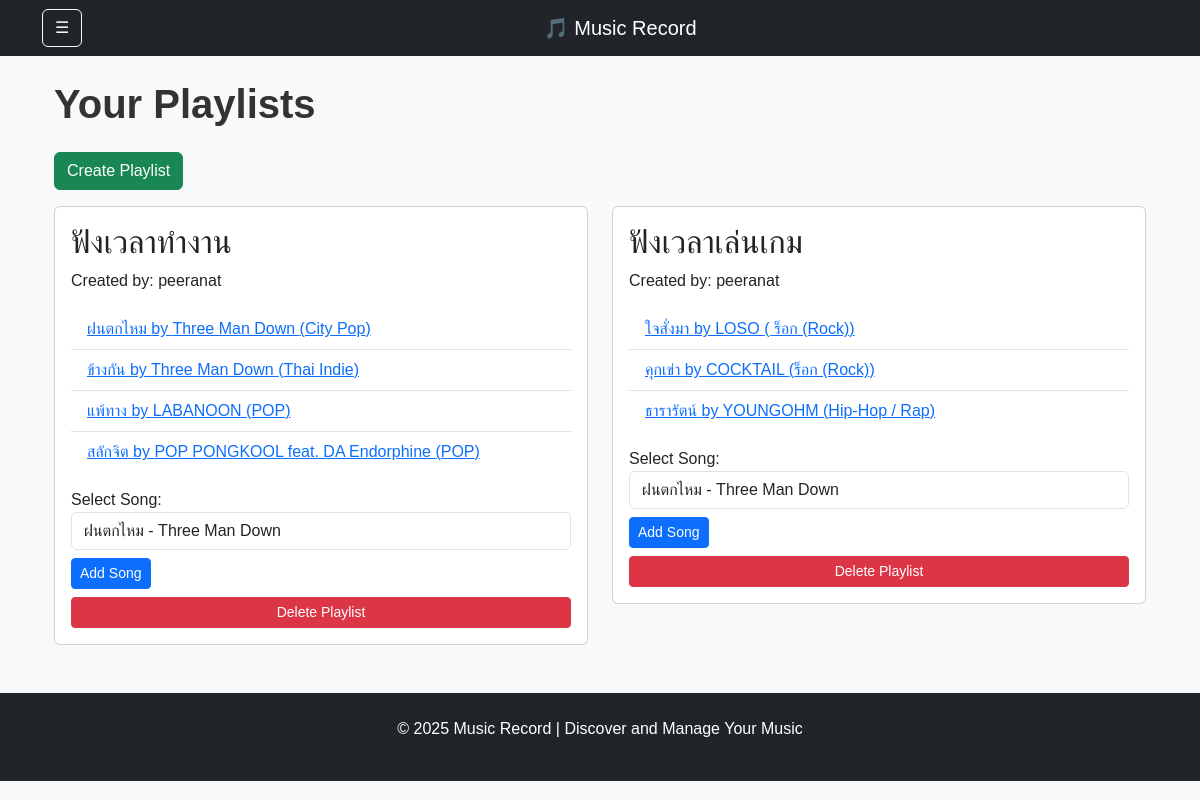
Page /playlists (signed in) on the committed database.
### app/models.py (models this page shows)
class Playlist(db.Model):
    id = db.Column(db.Integer, primary_key=True)
    name = db.Column(db.String(100), nullable=False)
    user_id = db.Column(db.Integer, db.ForeignKey('user.id'), nullable=False)
    songs = db.relationship('Song', secondary=playlist_song, back_populates='playlists')

class User(db.Model, UserMixin):
    id = db.Column(db.Integer, primary_key=True)
    username = db.Column(db.String(50), unique=True, nullable=False)
    password = db.Column(db.String(100), nullable=False)
    favorite_genre = db.Column(db.String(50))  # เพิ่มฟิลด์แนวเพลงที่ชอบ
    playlists = db.relationship('Playlist', backref='user', lazy=True)

class Song(db.Model):
    id = db.Column(db.Integer, primary_key=True)
    title = db.Column(db.String(100), nullable=False)
    artist = db.Column(db.String(100), nullable=False)
    genre = db.Column(db.String(50), nullable=False)
    image_url = db.Column(db.String(255))  # URL รูปภาพของเพลง
    playlists = db.relationship('Playlist', secondary=playlist_song, back_populates='songs')

### app/routes.py (the view)
@playlist_routes.route('/playlists')
@login_required
def playlists():
    playlists = Playlist.query.filter_by(user_id=current_user.id).all()
    all_songs = Song.query.all()
    return render_template('playlists.html', playlists=playlists, all_songs=all_songs)

### app/models.py (called while the page is built)
@login_manager.user_loader
def load_user(user_id):
    return User.query.get(int(user_id))

### app/templates/playlists.html (shortened to what this page needs)
{% extends "base.html" %}
{% block content %}
<div class="container mt-4">
    <h1 class="mb-4"><strong>Your Playlists</strong></h1>
    <a href="{{ url_for('playlist.create_playlist') }}" class="btn btn-success mb-3">Create Playlist</a>
    <div class="row">
        {% for playlist in playlists %}
        <div class="col-md-6 mb-4">
            <div class="card">
                <div class="card-body">
                    <h2 class="card-title">{{ playlist.name }}</h2>
                    <p class="card-text">Created by: {{ playlist.user.username }}</p>
                    <ul class="list-group list-group-flush">
                        {% for song in playlist.songs %}
                        <li class="list-group-item">
                            <a href="{{ url_for('song.song_detail', song_id=song.id) }}">
                                {{ song.title }} by {{ song.artist }} ({{ song.genre }})
                            </a>
                        </li>
                        {% endfor %}
                    </ul>
                    <form action="{{ url_for('playlist.add_song_to_playlist', playlist_id=playlist.id) }}" method="POST"
                        class="mt-3">
                        <div class="form-group">
                            <label for="song_id">Select Song:</label>
                            <select name="song_id" class="form-control">
                                {% for song in all_songs %}
                                <option value="{{ song.id }}">{{ song.title }} - {{ song.artist }}</option>
                                {% endfor %}
                            </select>
                        </div>
                        <button type="submit" class="btn btn-primary btn-sm mt-2">Add Song</button>
                    </form>
                    <form action="{{ url_for('playlist.delete_playlist', playlist_id=playlist.id) }}" method="POST"
                        class="mt-2">
                        <button type="submit" class="btn btn-danger btn-sm w-100">Delete Playlist</button>
                    </form>
                </div>
            </div>
        </div>
        {% endfor %}
    </div>
</div>
{% endblock %}

### app/static/css/styles.css (style rules this page uses)
:root { --primary-color: #ff8a00; --secondary-color: #e52e71; --background-color: #f8f9fa; --text-color: #333; --shadow: 0 4px 10px rgba(0, 0, 0, 0.2); }
body { font-family: 'Arial', sans-serif; background-color: var(--background-color); color: var(--text-color); margin: 0; padding: 0; }

### rows in the picture
Playlist: name "ฟังเวลาทำงาน", user.username "peeranat"
Song: title "ฝนตกไหม", artist "Three Man Down", genre "City Pop"
Song: title "ข้างกัน", artist "Three Man Down", genre "Thai Indie"
Song: title "แพ้ทาง", artist "LABANOON", genre "POP"
Song: title "สลักจิต", artist "POP PONGKOOL feat. DA Endorphine", genre "POP"
Playlist: name "ฟังเวลาเล่นเกม", user.username "peeranat"
Song: title "ใจสั่งมา", artist "LOSO", genre "ร็อก (Rock)"
Song: title "คุกเข่า", artist "COCKTAIL", genre "ร็อก (Rock)"
Song: title "ธารารัตน์", artist "YOUNGOHM", genre "Hip-Hop / Rap"

### other values in the picture
form field song_id "ฝนตกไหม - Three Man Down"
